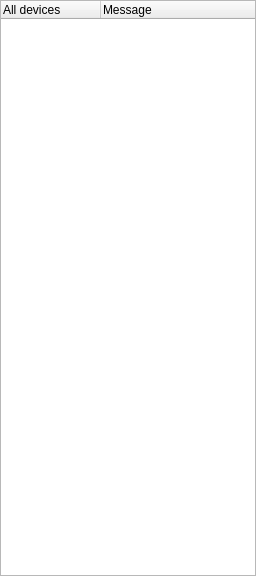
<?xml version="1.0" encoding="UTF-8"?>
<ui version="4.0">
 <class>RobotMonitorWidget</class>
 <widget class="RobotMonitorWidget" name="RobotMonitorWidget">
  <property name="geometry">
   <rect>
    <x>0</x>
    <y>0</y>
    <width>256</width>
    <height>576</height>
   </rect>
  </property>
  <property name="minimumSize">
   <size>
    <width>200</width>
    <height>150</height>
   </size>
  </property>
  <property name="windowTitle">
   <string>Runtime Monitor</string>
  </property>
  <layout class="QVBoxLayout" name="vlayout_top">
   <property name="spacing">
    <number>0</number>
   </property>
   <property name="margin">
    <number>0</number>
   </property>
   <item>
    <widget class="QSplitter" name="splitter">
     <property name="orientation">
      <enum>Qt::Vertical</enum>
     </property>
     <property name="handleWidth">
      <number>9</number>
     </property>
     <widget class="QTreeWidget" name="tree_all_devices">
      <property name="minimumSize">
       <size>
        <width>75</width>
        <height>25</height>
       </size>
      </property>
      <property name="alternatingRowColors">
       <bool>true</bool>
      </property>
      <property name="sortingEnabled">
       <bool>false</bool>
      </property>
      <property name="animated">
       <bool>true</bool>
      </property>
      <attribute name="headerCascadingSectionResizes">
       <bool>true</bool>
      </attribute>
      <column>
       <property name="text">
        <string notr="true">All devices</string>
       </property>
       <property name="toolTip">
        <string/>
       </property>
       <property name="statusTip">
        <string/>
       </property>
      </column>
      <column>
       <property name="text">
        <string>Message</string>
       </property>
      </column>
     </widget>
    </widget>
   </item>
  </layout>
 </widget>
 <customwidgets>
  <customwidget>
   <class>RobotMonitorWidget</class>
   <extends>QWidget</extends>
   <header>rqt_robot_monitor.robot_monitor</header>
   <container>1</container>
  </customwidget>
 </customwidgets>
 <resources/>
 <connections/>
</ui>
